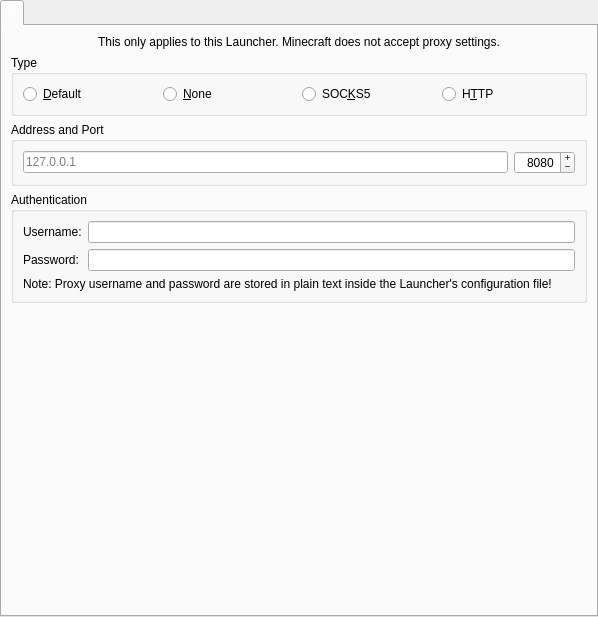
<?xml version="1.0" encoding="UTF-8"?>
<ui version="4.0">
 <class>ProxyPage</class>
 <widget class="QWidget" name="ProxyPage">
  <property name="geometry">
   <rect>
    <x>0</x>
    <y>0</y>
    <width>598</width>
    <height>617</height>
   </rect>
  </property>
  <property name="sizePolicy">
   <sizepolicy hsizetype="MinimumExpanding" vsizetype="MinimumExpanding">
    <horstretch>0</horstretch>
    <verstretch>0</verstretch>
   </sizepolicy>
  </property>
  <layout class="QVBoxLayout" name="verticalLayout_2">
   <property name="leftMargin">
    <number>0</number>
   </property>
   <property name="topMargin">
    <number>0</number>
   </property>
   <property name="rightMargin">
    <number>0</number>
   </property>
   <property name="bottomMargin">
    <number>0</number>
   </property>
   <item>
    <widget class="QTabWidget" name="tabWidget">
     <widget class="QWidget" name="tabWidgetPage1">
      <attribute name="title">
       <string notr="true"/>
      </attribute>
      <layout class="QVBoxLayout" name="verticalLayout">
       <item>
        <widget class="QLabel" name="proxyPlainTextWarningLabel_2">
         <property name="text">
          <string>This only applies to this Launcher. Minecraft does not accept proxy settings.</string>
         </property>
         <property name="alignment">
          <set>Qt::AlignCenter</set>
         </property>
         <property name="wordWrap">
          <bool>true</bool>
         </property>
        </widget>
       </item>
       <item>
        <widget class="QGroupBox" name="proxyTypeBox">
         <property name="title">
          <string>Type</string>
         </property>
         <layout class="QHBoxLayout" name="horizontalLayout_3">
          <item>
           <widget class="QRadioButton" name="proxyDefaultBtn">
            <property name="toolTip">
             <string>Uses your system's default proxy settings.</string>
            </property>
            <property name="text">
             <string>&amp;Default</string>
            </property>
            <attribute name="buttonGroup">
             <string notr="true">proxyGroup</string>
            </attribute>
           </widget>
          </item>
          <item>
           <widget class="QRadioButton" name="proxyNoneBtn">
            <property name="text">
             <string>&amp;None</string>
            </property>
            <attribute name="buttonGroup">
             <string notr="true">proxyGroup</string>
            </attribute>
           </widget>
          </item>
          <item>
           <widget class="QRadioButton" name="proxySOCKS5Btn">
            <property name="text">
             <string>SOC&amp;KS5</string>
            </property>
            <attribute name="buttonGroup">
             <string notr="true">proxyGroup</string>
            </attribute>
           </widget>
          </item>
          <item>
           <widget class="QRadioButton" name="proxyHTTPBtn">
            <property name="text">
             <string>H&amp;TTP</string>
            </property>
            <attribute name="buttonGroup">
             <string notr="true">proxyGroup</string>
            </attribute>
           </widget>
          </item>
         </layout>
        </widget>
       </item>
       <item>
        <widget class="QGroupBox" name="proxyAddrBox">
         <property name="title">
          <string>Address and Port</string>
         </property>
         <layout class="QHBoxLayout" name="horizontalLayout_2">
          <item>
           <widget class="QLineEdit" name="proxyAddrEdit">
            <property name="placeholderText">
             <string notr="true">127.0.0.1</string>
            </property>
           </widget>
          </item>
          <item>
           <widget class="QSpinBox" name="proxyPortEdit">
            <property name="alignment">
             <set>Qt::AlignRight|Qt::AlignTrailing|Qt::AlignVCenter</set>
            </property>
            <property name="buttonSymbols">
             <enum>QAbstractSpinBox::PlusMinus</enum>
            </property>
            <property name="maximum">
             <number>65535</number>
            </property>
            <property name="value">
             <number>8080</number>
            </property>
           </widget>
          </item>
         </layout>
        </widget>
       </item>
       <item>
        <widget class="QGroupBox" name="proxyAuthBox">
         <property name="title">
          <string>Authentication</string>
         </property>
         <layout class="QGridLayout" name="gridLayout_5">
          <item row="0" column="1">
           <widget class="QLineEdit" name="proxyUserEdit"/>
          </item>
          <item row="0" column="0">
           <widget class="QLabel" name="proxyUsernameLabel">
            <property name="text">
             <string>Username:</string>
            </property>
           </widget>
          </item>
          <item row="1" column="0">
           <widget class="QLabel" name="proxyPasswordLabel">
            <property name="text">
             <string>Password:</string>
            </property>
           </widget>
          </item>
          <item row="1" column="1">
           <widget class="QLineEdit" name="proxyPassEdit">
            <property name="echoMode">
             <enum>QLineEdit::Password</enum>
            </property>
           </widget>
          </item>
          <item row="2" column="0" colspan="2">
           <widget class="QLabel" name="proxyPlainTextWarningLabel">
            <property name="text">
             <string>Note: Proxy username and password are stored in plain text inside the Launcher's configuration file!</string>
            </property>
            <property name="wordWrap">
             <bool>true</bool>
            </property>
           </widget>
          </item>
         </layout>
        </widget>
       </item>
       <item>
        <spacer name="verticalSpacer">
         <property name="orientation">
          <enum>Qt::Vertical</enum>
         </property>
         <property name="sizeHint" stdset="0">
          <size>
           <width>20</width>
           <height>40</height>
          </size>
         </property>
        </spacer>
       </item>
      </layout>
     </widget>
    </widget>
   </item>
  </layout>
 </widget>
 <resources/>
 <connections/>
 <buttongroups>
  <buttongroup name="proxyGroup"/>
 </buttongroups>
</ui>
